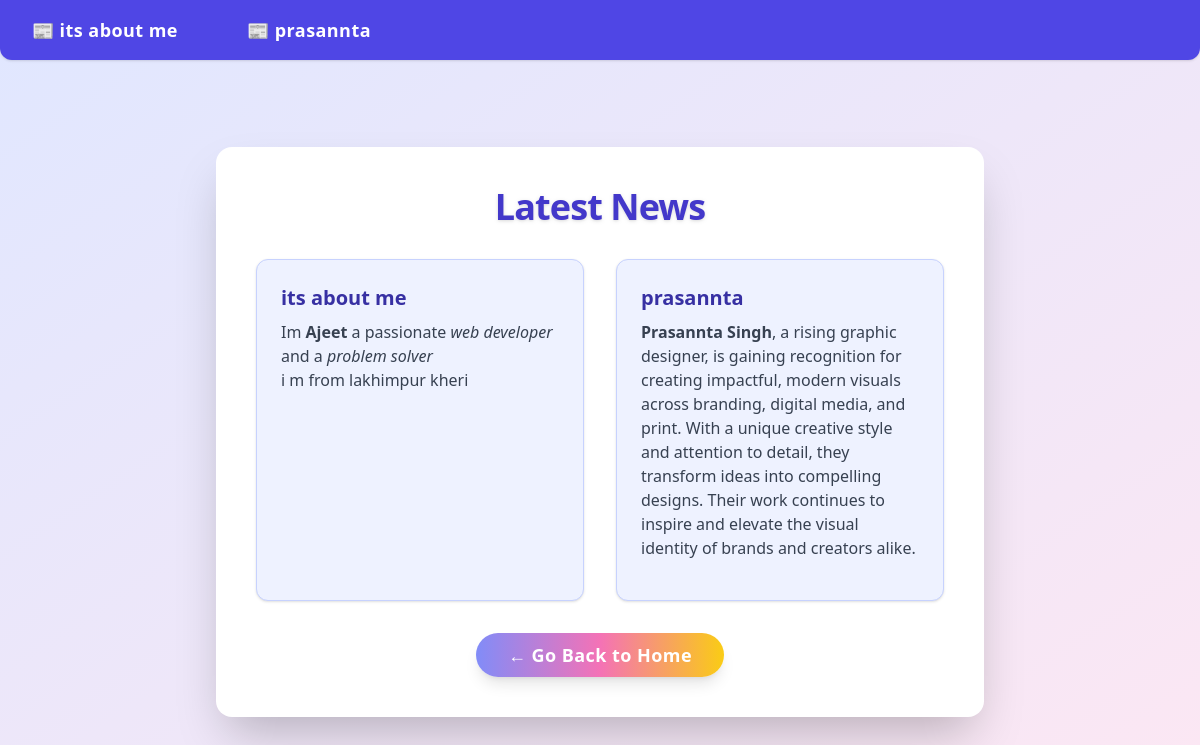
Before: /news/ with the older database file.
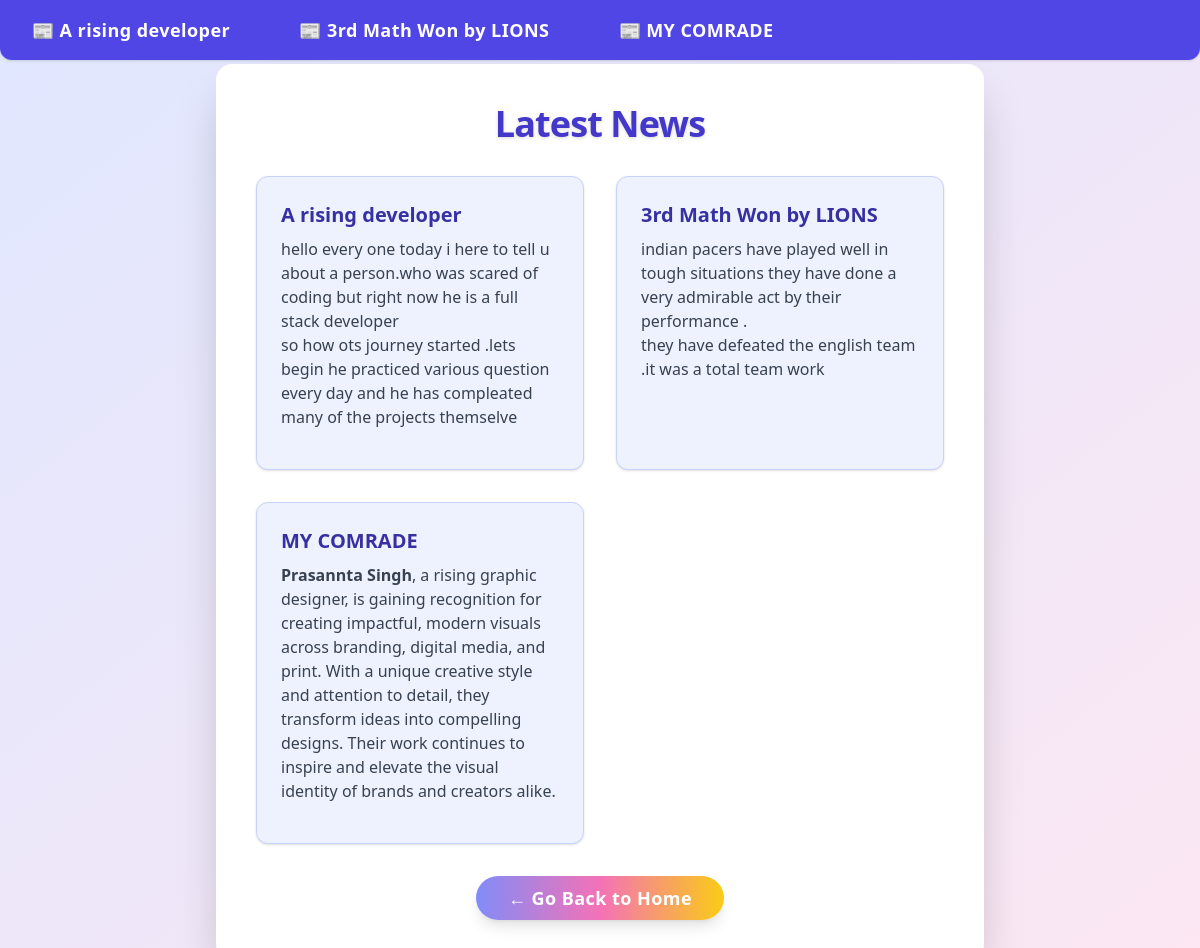
After: the same page with the newer database file.
### news/models.py (models this page shows)
class News(models.Model):
  title=models.CharField(max_length=100)
  news_desc=HTMLField()
  news_slug=AutoSlugField(populate_from="title",unique=True,null=True,default=None)

### practice_project/views.py (the view)
# urls.py: path("news/", views.news_list, name='news'),
def news_list(request):
    news_all = News.objects.all()  # For marquee
    paginator = Paginator(news_all, 4)  # 4 news per page
    page_number = request.GET.get('page')
    page_obj = paginator.get_page(page_number)
    return render(request, 'news.html', {
        'page_obj': page_obj,  # Paginated news for grid
        'news_all': news_all   # All news for marquee
    })

### templates/news.html (shortened to what this page needs)
<!DOCTYPE html>
<html lang="en">
<head>
    <script src="https://cdn.tailwindcss.com"></script>
</head>
<body class="bg-gradient-to-br from-indigo-100 to-pink-100 min-h-screen flex items-center justify-center">
    <div class="absolute top-0 left-0 w-full">
        <marquee onmouseover="stop()" onmouseout="start()"
            behavior="scroll"
            direction="right"
            class="bg-indigo-600 text-white py-4 text-lg font-semibold tracking-wide rounded-b-xl shadow"
        >
            {% for news in news_all %}
                <a href="{% url 'news-details' news.news_slug %}">
                    <span class="mx-8">📰 {{ news.title }}</span>
                </a>
            {% empty %}
                <span>No news available.</span>
            {% endfor %}
        </marquee>
    </div>
    <div class="bg-white shadow-2xl rounded-2xl p-10 w-full max-w-3xl mx-auto mt-16">
        <h1 class="text-4xl font-extrabold text-center text-indigo-700 mb-8 tracking-tight drop-shadow">
            Latest News
        </h1>
        {% if page_obj %}
            <div class="grid grid-cols-1 md:grid-cols-2 gap-8">
                {% for news in page_obj %}
                    <div class="bg-indigo-50 border border-indigo-200 rounded-xl shadow p-6 flex flex-col">
                        <div class="text-xl font-bold text-indigo-800 mb-2">
                            {{ news.title }}
                        </div>
                        <div class="text-gray-700 prose max-w-none mb-4">
                            {{ news.news_desc|safe }}
                        </div>
                    </div>
                {% endfor %}
            </div>
        {% else %}
            <div class="text-center text-gray-400 mt-8">No news available.</div>
        {% endif %}
        <div class="mt-8 text-center">
            <a
                href="/"
                class="inline-block bg-gradient-to-r from-indigo-400 via-pink-400 to-yellow-400 hover:from-indigo-500 hover:via-pink-500 hover:to-yellow-500 text-white font-bold py-2 px-8 rounded-full shadow-lg transition duration-300 text-lg tracking-wide"
            >
                ← Go Back to Home
            </a>
        </div>
    </div>
</body>
</html>

Changed rows visible on the page:
removed News: title "its about me", news_desc "Im Ajeet a passionate web developer and a problem solver i m from lakhimpur kheri"
removed News: title "prasannta", news_desc "Prasannta Singh , a rising graphic designer, is gaining recognition for creating impactful, modern visuals across branding, digital media, and print. With a unique creative style and attention to detail, they transform ideas into compelling designs. Their work continues to inspire and elevate the visual identity of brands and creators alike."
added News: title "A rising developer", news_desc "hello every one today i here to tell u about a person.who was scared of coding but right now he is a full stack developer so how ots journey started .lets begin he practiced various question every day and he has compleated many of the projects themselve"
added News: title "3rd Math Won by LIONS", news_desc "indian pacers have played well in tough situations they have done a very admirable act by their performance . they have defeated the english team .it was a total team work"
added News: title "MY COMRADE", news_desc "Prasannta Singh , a rising graphic designer, is gaining recognition for creating impactful, modern visuals across branding, digital media, and print. With a unique creative style and attention to detail, they transform ideas into compelling designs. Their work continues to inspire and elevate the visual identity of brands and creators alike."
